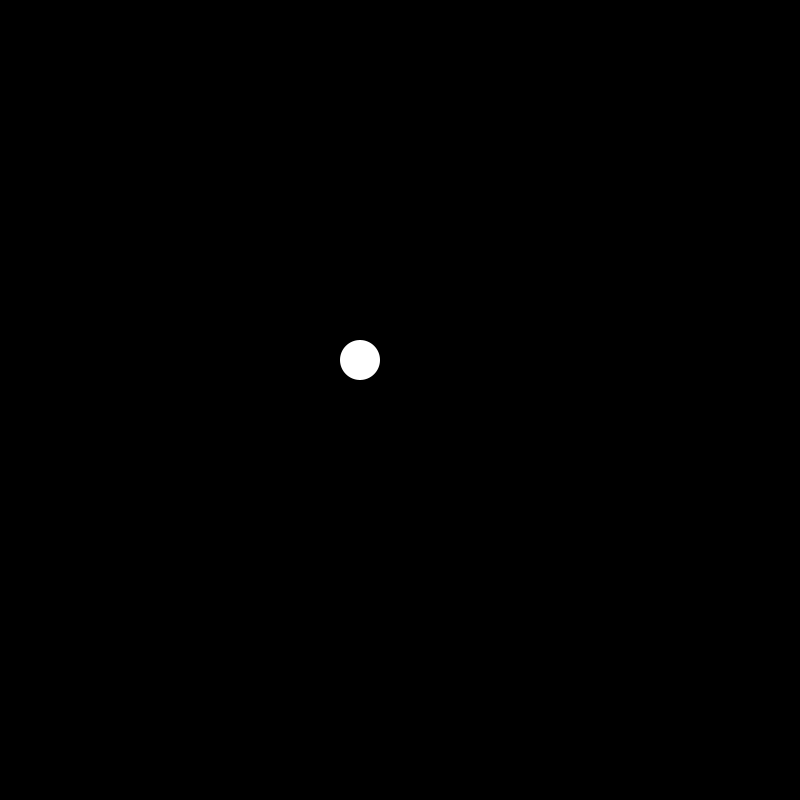
Frame 1 (no input)
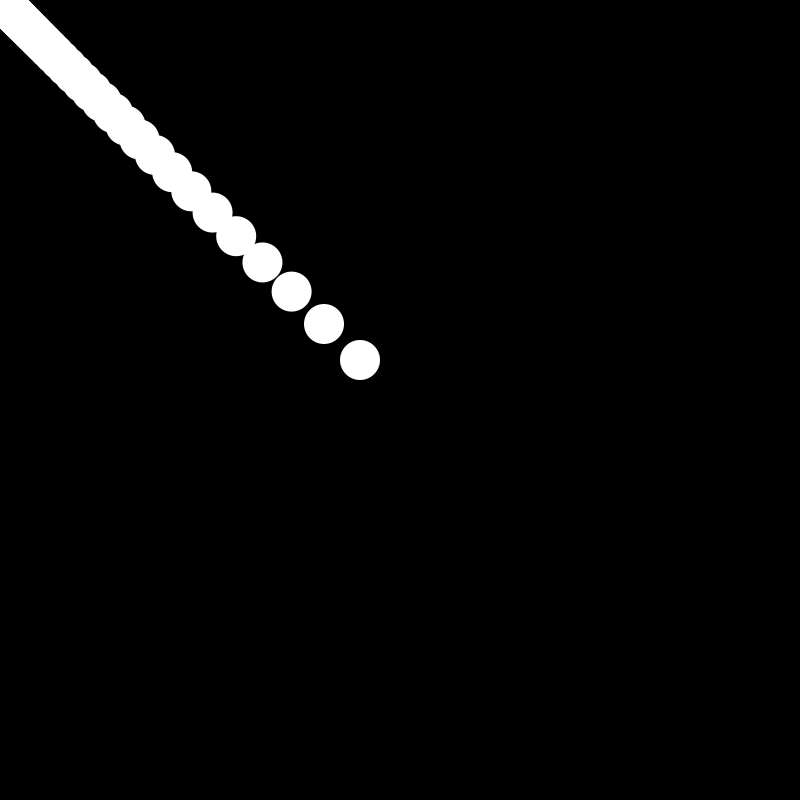
Frame 60 (the mouse pressed at the canvas centre just before this capture)
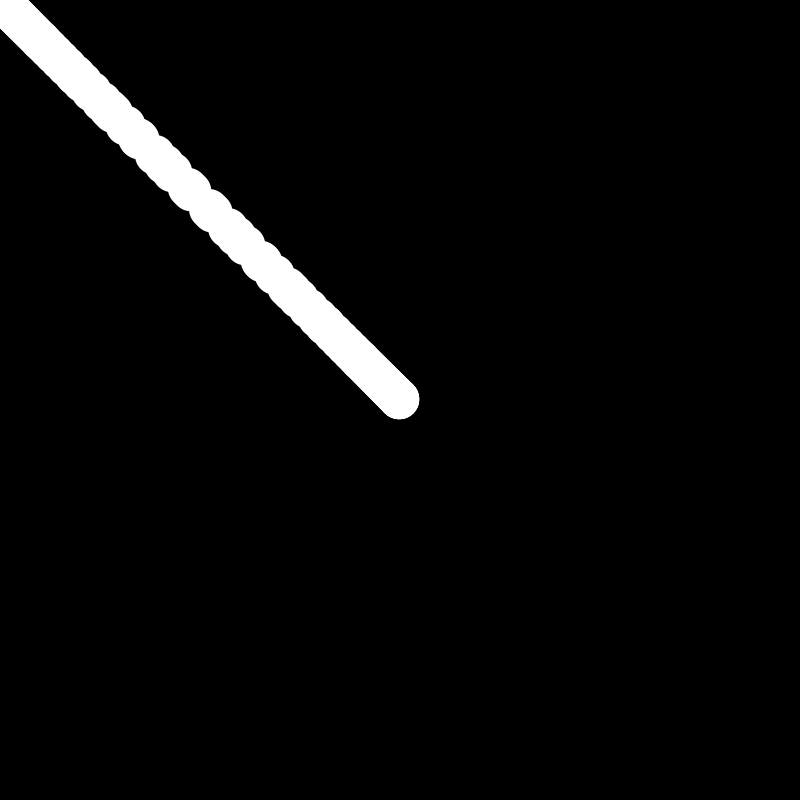
Frame 120 (the mouse held since frame 60 and released just before this capture)

The Processing sketch that drew these frames (run headless with seeded random() and noise(); from frame 60 on, the mouse is pressed at the canvas centre):

// Processing sketch: sketch
// ── sketch.pde
float seekerX;
float seekerY;

float factor = 0.1;

void setup() {
  size(800, 800);
  background(0);
  
  seekerX = width / 2;
  seekerY = height / 2;
}

void draw() {
  clear();
  fill(255);
  noStroke();
  
  seekerX = lerp(seekerX, mouseX, factor);
  seekerY = lerp(seekerY, mouseY, factor);
  
  ellipse(seekerX, seekerY, 40, 40);
}
